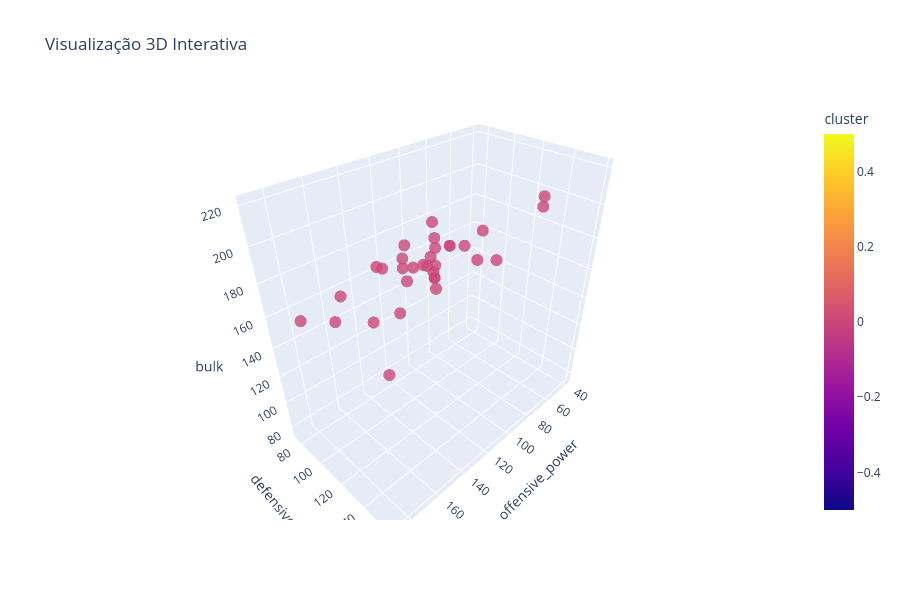

Notebook source saved alongside this figure:
### Code cell
plot_distribution(df_kmeans_1[df_kmeans_1['cluster'] == 0], "name", "offensive_power", "defensive_power", "bulk", color="cluster")

### Figure 1 — Plotly figure (JSON) as saved in the notebook; plotly's stock layout.template omitted (floating-point values rounded to 4 significant figures)
{"data": [{"hovertemplate": "<b>%{hovertext}</b><br><br>offensive_power=%{x}<br>defensive_power=%{y}<br>bulk=%{z}<br>cluster=%{marker.color}<extra></extra>", "hovertext": ["Butterfree", "Beedrill", "Raticate", "Arbok", "Ditto", "Furret", "Ledian", "Unown", "Qwilfish", "Delibird", "Smeargle", "Mightyena", "Beautifly", "Shedinja", "Delcatty", "Sableye", "Mawile", "Medicham", "Plusle", "Minun", "Volbeat", "Illumise", "Spinda", "Castform", "Luvdisc", "Bibarel", "Kricketune", "Mothim", "Pachirisu", "Chatot", "Watchog", "Vivillon"], "legendgroup": "", "marker": {"color": [0, 0, 0, 0, 0, 0, 0, 0, 0, 0, 0, 0, 0, 0, 0, 0, 0, 0, 0, 0, 0, 0, 0, 0, 0, 0, 0, 0, 0, 0, 0, 0], "coloraxis": "coloraxis", "opacity": 0.8, "size": 7, "symbol": "circle"}, "mode": "markers", "name": "", "scene": "scene", "showlegend": false, "type": "scatter3d", "x": [135, 135, 131, 150, 96, 121, 90, 144, 150, 120, 40, 150, 170, 120, 120, 140, 140, 120, 135, 115, 120, 120, 120, 140, 70, 140, 140, 188, 90, 157, 145, 142], "y": [130, 120, 130, 148, 96, 119, 160, 96, 130, 90, 80, 130, 100, 75, 120, 140, 140, 150, 115, 135, 130, 130, 120, 140, 120, 120, 102, 100, 160, 87, 138, 100], "z": [190, 185, 185, 208, 144, 204, 215, 144, 195, 135, 135, 200, 160, 76, 190, 190, 190, 210, 175, 195, 195, 195, 180, 210, 163, 199, 179, 170, 220, 163, 198, 180]}], "layout": {"coloraxis": {"colorbar": {"title": {"text": "cluster"}}, "colorscale": [[0, "#0d0887"], [0.1111, "#46039f"], [0.2222, "#7201a8"], [0.3333, "#9c179e"], [0.4444, "#bd3786"], [0.5556, "#d8576b"], [0.6667, "#ed7953"], [0.7778, "#fb9f3a"], [0.8889, "#fdca26"], [1, "#f0f921"]]}, "height": 600, "legend": {"title": {"text": "cluster"}, "tracegroupgap": 0}, "scene": {"domain": {"x": [0, 1], "y": [0, 1]}, "xaxis": {"title": {"text": "offensive_power"}}, "yaxis": {"title": {"text": "defensive_power"}}, "zaxis": {"title": {"text": "bulk"}}}, "title": {"text": "Visualização 3D Interativa"}, "width": 900}}
